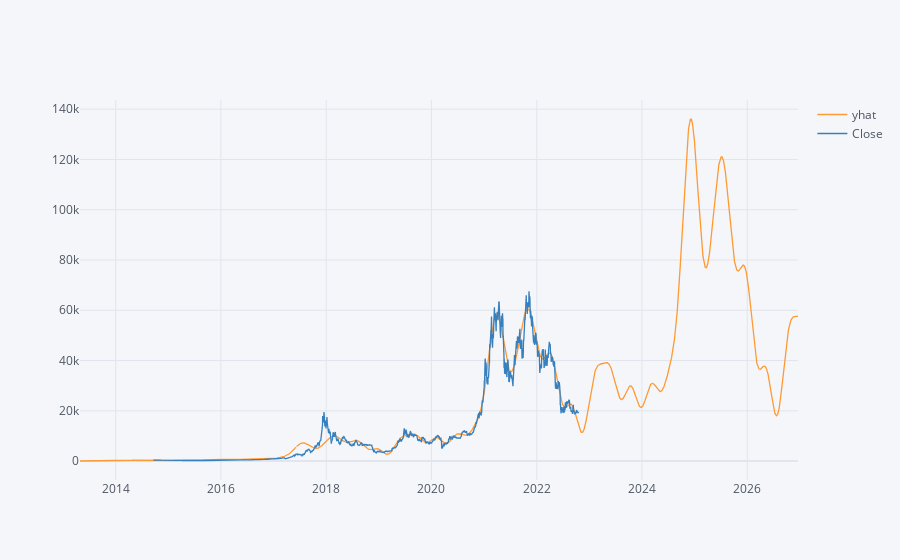

Here is the notebook cell this chart was saved with:
### Code cell
result[['yhat', 'Close']].iplot()

### Figure 1 — Plotly figure (JSON) as saved in the notebook; plotly's stock layout.template omitted (floating-point values rounded to 4 significant figures; data arrays with more than 128 entries replaced by an {"elided": "..."} marker saying what was removed)
{"data": [{"line": {"color": "rgba(255, 153, 51, 1.0)", "dash": "solid", "shape": "linear", "width": 1.3}, "mode": "lines", "name": "yhat", "text": "", "type": "scatter", "x": {"elided": "4987 str values"}, "y": {"elided": "4987 mixed values"}}, {"line": {"color": "rgba(55, 128, 191, 1.0)", "dash": "solid", "shape": "linear", "width": 1.3}, "mode": "lines", "name": "Close", "text": "", "type": "scatter", "x": {"elided": "4987 str values"}, "y": {"elided": "4987 mixed values"}}], "layout": {"legend": {"bgcolor": "#F5F6F9", "font": {"color": "#4D5663"}}, "paper_bgcolor": "#F5F6F9", "plot_bgcolor": "#F5F6F9", "title": {"font": {"color": "#4D5663"}}, "xaxis": {"gridcolor": "#E1E5ED", "showgrid": true, "tickfont": {"color": "#4D5663"}, "title": {"font": {"color": "#4D5663"}, "text": ""}, "zerolinecolor": "#E1E5ED"}, "yaxis": {"gridcolor": "#E1E5ED", "showgrid": true, "tickfont": {"color": "#4D5663"}, "title": {"font": {"color": "#4D5663"}, "text": ""}, "zerolinecolor": "#E1E5ED"}}}
